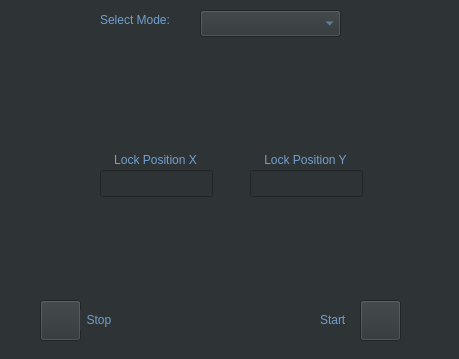
<?xml version="1.0" encoding="UTF-8"?>
<ui version="4.0">
 <class>AutoControlWindow</class>
 <widget class="QWidget" name="AutoControlWindow">
  <property name="geometry">
   <rect>
    <x>0</x>
    <y>0</y>
    <width>459</width>
    <height>359</height>
   </rect>
  </property>
  <property name="windowTitle">
   <string>AutoControl</string>
  </property>
  <property name="styleSheet">
   <string notr="true">background-color: rgb(46, 52, 54);
color: rgb(114, 159, 207);</string>
  </property>
  <widget class="QPushButton" name="stop_button">
   <property name="geometry">
    <rect>
     <x>40</x>
     <y>300</y>
     <width>41</width>
     <height>41</height>
    </rect>
   </property>
   <property name="styleSheet">
    <string notr="true">#stop_button
{
border-image: url(:/images/stop_unpressed.png);
}

#stop_button:pressed
{
border-image: url(:/images/stop_pressed.png);
}</string>
   </property>
   <property name="text">
    <string/>
   </property>
  </widget>
  <widget class="QPushButton" name="start_button">
   <property name="geometry">
    <rect>
     <x>360</x>
     <y>300</y>
     <width>41</width>
     <height>41</height>
    </rect>
   </property>
   <property name="styleSheet">
    <string notr="true">#start_button
{
border-image: url(:/images/start_unpressed.png);
}

#start_button:pressed
{
border-image: url(:/images/start_pressed.png);
}</string>
   </property>
   <property name="text">
    <string/>
   </property>
  </widget>
  <widget class="QStackedWidget" name="stackedWidget">
   <property name="geometry">
    <rect>
     <x>0</x>
     <y>50</y>
     <width>441</width>
     <height>221</height>
    </rect>
   </property>
   <property name="frameShape">
    <enum>QFrame::NoFrame</enum>
   </property>
   <property name="currentIndex">
    <number>1</number>
   </property>
   <widget class="QWidget" name="page">
    <widget class="QPushButton" name="add_button">
     <property name="geometry">
      <rect>
       <x>340</x>
       <y>40</y>
       <width>61</width>
       <height>61</height>
      </rect>
     </property>
     <property name="styleSheet">
      <string notr="true">#add_button
{
border-image: url(:/images/add_unpressed.png);
}
#add_button:pressed
{
border-image: url(:/images/add_pressed.png);
}
</string>
     </property>
     <property name="text">
      <string/>
     </property>
    </widget>
    <widget class="QLabel" name="label_3">
     <property name="geometry">
      <rect>
       <x>320</x>
       <y>100</y>
       <width>111</width>
       <height>19</height>
      </rect>
     </property>
     <property name="styleSheet">
      <string notr="true">color: rgb(114, 159, 207);</string>
     </property>
     <property name="text">
      <string>Add Command</string>
     </property>
    </widget>
    <widget class="QPushButton" name="delete_button">
     <property name="geometry">
      <rect>
       <x>350</x>
       <y>140</y>
       <width>41</width>
       <height>41</height>
      </rect>
     </property>
     <property name="styleSheet">
      <string notr="true">#delete_button
{
border-image: url(:/images/delete_unpressed.png);
}
#delete_button:pressed
{
border-image: url(:/images/delete_pressed.png);
}
</string>
     </property>
     <property name="text">
      <string/>
     </property>
    </widget>
    <widget class="QLabel" name="label_6">
     <property name="geometry">
      <rect>
       <x>310</x>
       <y>190</y>
       <width>121</width>
       <height>19</height>
      </rect>
     </property>
     <property name="styleSheet">
      <string notr="true">color: rgb(114, 159, 207);</string>
     </property>
     <property name="text">
      <string>Delete Command</string>
     </property>
    </widget>
    <widget class="QListWidget" name="command_list">
     <property name="geometry">
      <rect>
       <x>30</x>
       <y>40</y>
       <width>256</width>
       <height>192</height>
      </rect>
     </property>
     <property name="styleSheet">
      <string notr="true">color: rgb(114, 159, 207);
background-color: rgb(46, 52, 54);</string>
     </property>
    </widget>
    <widget class="QLabel" name="label_7">
     <property name="geometry">
      <rect>
       <x>170</x>
       <y>0</y>
       <width>51</width>
       <height>19</height>
      </rect>
     </property>
     <property name="styleSheet">
      <string notr="true">color: rgb(114, 159, 207);</string>
     </property>
     <property name="text">
      <string>Repeat</string>
     </property>
    </widget>
    <widget class="QSpinBox" name="spinBox">
     <property name="geometry">
      <rect>
       <x>230</x>
       <y>0</y>
       <width>49</width>
       <height>28</height>
      </rect>
     </property>
     <property name="minimum">
      <number>1</number>
     </property>
    </widget>
   </widget>
   <widget class="QWidget" name="page_2">
    <widget class="QLineEdit" name="position_y">
     <property name="geometry">
      <rect>
       <x>250</x>
       <y>120</y>
       <width>113</width>
       <height>27</height>
      </rect>
     </property>
     <property name="styleSheet">
      <string notr="true">color: rgb(114, 159, 207);</string>
     </property>
     <property name="text">
      <string/>
     </property>
    </widget>
    <widget class="QLabel" name="x_pos">
     <property name="geometry">
      <rect>
       <x>100</x>
       <y>100</y>
       <width>111</width>
       <height>20</height>
      </rect>
     </property>
     <property name="styleSheet">
      <string notr="true">color: rgb(114, 159, 207);</string>
     </property>
     <property name="text">
      <string>Lock Position X</string>
     </property>
     <property name="alignment">
      <set>Qt::AlignCenter</set>
     </property>
    </widget>
    <widget class="QLabel" name="label_9">
     <property name="geometry">
      <rect>
       <x>250</x>
       <y>100</y>
       <width>111</width>
       <height>20</height>
      </rect>
     </property>
     <property name="styleSheet">
      <string notr="true">color: rgb(114, 159, 207);</string>
     </property>
     <property name="text">
      <string>Lock Position Y</string>
     </property>
     <property name="alignment">
      <set>Qt::AlignCenter</set>
     </property>
    </widget>
    <widget class="QLineEdit" name="position_x">
     <property name="geometry">
      <rect>
       <x>100</x>
       <y>120</y>
       <width>113</width>
       <height>27</height>
      </rect>
     </property>
     <property name="styleSheet">
      <string notr="true">color: rgb(114, 159, 207);</string>
     </property>
     <property name="text">
      <string/>
     </property>
    </widget>
   </widget>
   <widget class="QWidget" name="page_3">
    <widget class="QLabel" name="label_5">
     <property name="geometry">
      <rect>
       <x>90</x>
       <y>40</y>
       <width>141</width>
       <height>19</height>
      </rect>
     </property>
     <property name="text">
      <string>Calibration Page</string>
     </property>
    </widget>
   </widget>
  </widget>
  <widget class="QComboBox" name="comboBox">
   <property name="geometry">
    <rect>
     <x>200</x>
     <y>10</y>
     <width>141</width>
     <height>27</height>
    </rect>
   </property>
   <property name="styleSheet">
    <string notr="true">color: rgb(114, 159, 207);</string>
   </property>
   <property name="editable">
    <bool>false</bool>
   </property>
   <property name="currentText">
    <string/>
   </property>
   <property name="currentIndex">
    <number>-1</number>
   </property>
  </widget>
  <widget class="QLabel" name="label_2">
   <property name="geometry">
    <rect>
     <x>320</x>
     <y>310</y>
     <width>31</width>
     <height>19</height>
    </rect>
   </property>
   <property name="styleSheet">
    <string notr="true">color: rgb(114, 159, 207);</string>
   </property>
   <property name="text">
    <string>Start</string>
   </property>
  </widget>
  <widget class="QLabel" name="label_10">
   <property name="geometry">
    <rect>
     <x>100</x>
     <y>10</y>
     <width>91</width>
     <height>20</height>
    </rect>
   </property>
   <property name="styleSheet">
    <string notr="true">color: rgb(114, 159, 207);</string>
   </property>
   <property name="text">
    <string>Select Mode:</string>
   </property>
  </widget>
  <widget class="QLabel" name="label">
   <property name="geometry">
    <rect>
     <x>80</x>
     <y>310</y>
     <width>41</width>
     <height>20</height>
    </rect>
   </property>
   <property name="styleSheet">
    <string notr="true">color: rgb(114, 159, 207);</string>
   </property>
   <property name="text">
    <string>  Stop</string>
   </property>
  </widget>
 </widget>
 <resources/>
 <connections/>
</ui>
